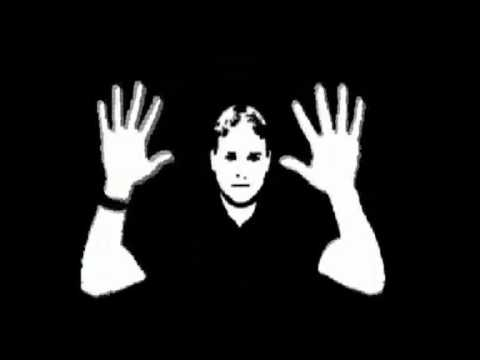
#> input picture notebooks/skin_map.jpg, 480 x 360 px, given in place of the camera
$ jupyter execute --allow-errors face_detection.ipynb   (shell and % lines are left out)   (Python 2 division)   (text cells are left out)
#> lines starting #> are read from the running program, lines starting #| are printed output that depends on the picture; after the words box and inside, x2 and y2 are one past the last pixel; in counts of white or black regions, pixels touching at a corner belong together
[cell 1]
from pylab import *
rcParams['figure.figsize'] = 16, 6
import numpy as np

[cell 2]
import cv2
face_cascade = cv2.CascadeClassifier('haarcascade_frontalface_default.xml')
lena = cv2.imread('lena.png', 0) # Load as gray
rects = face_cascade.detectMultiScale(lena,
                                      minSize=(64,64), # Smallest window
                                      maxSize=(180, 180), # Largest window
                                      scaleFactor=1.1, # Step between windoes
                                      minNeighbors=1) # how many neighbors each candidate rectangle should have
#> rects = ()
print 'found %d faces' % len(rects)
#| found 0 faces

for rect in rects:
    cv2.rectangle(lena, (rect[0], rect[1]), (rect[0]+rect[2], rect[1]+rect[3]), 255)
#> this loop made 0 passes

#> (the rest of this cell did not finish here and is left out)

#> (a cell that did not finish here is left out)

[cell 4]
video_capture = cv2.VideoCapture(0)
while True:
    state, img = video_capture.read()
#> img is the input picture: shape (360, 480, 3); mean B, G, R 30.6, 30.6, 30.6
    if not state:
        # 'Video is over'
        break
    rects = face_cascade.detectMultiScale(img,
                                          minSize=(64,64), # Smallest window
                                          maxSize=(180, 180), # Largest window
                                          scaleFactor=1.5, # Step between windoes
                                          minNeighbors=2) # how many neighbors each candidate rectangle should have
#> rects = [[201, 126, 81, 81]]
    for rect in rects:
        cv2.rectangle(img, (rect[0], rect[1]), (rect[0]+rect[2], rect[1]+rect[3]), (0, 255, 0))
#> this loop made 1 pass
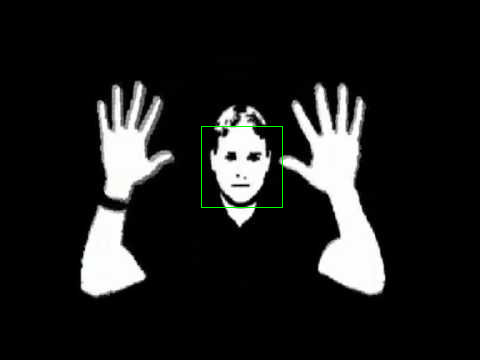
#> img: shape (360, 480, 3); 0.19% of pixels changed, all inside (x1, y1, x2, y2) = (201, 126, 283, 208)

    cv2.imshow(winname='frame', mat=img)
    key = cv2.waitKey(1) # Wait for 30 milliseconds
#> (key q is pressed here)

    if key == ord('q'):
        # The key 'q' has been pressed
        break
cv2.destroyWindow('frame')
del video_capture

[cell 5]
import xml.etree.ElementTree
tree = xml.etree.ElementTree.ElementTree()
root = tree.parse('haarcascade_frontalface_default.xml')
#> (reads notebooks/haarcascade_frontalface_default.xml from the repository)
